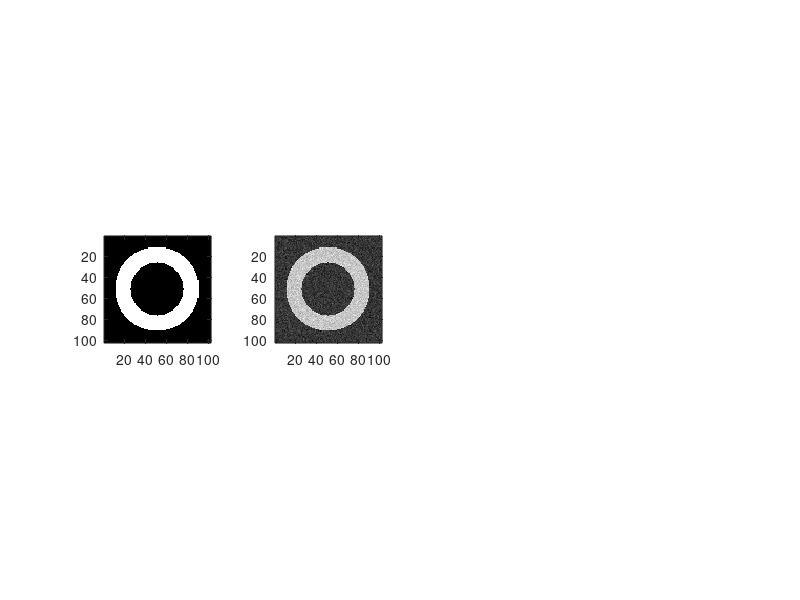

Here is the MATLAB script that generated this plot: (Note: this script raises an error after producing the figure.)
%%
X = 102;
bin_image = zeros(X,X);
max_r = 40;
min_r = 25;
for x = 1:X
    for y = 1:X
        dist = sqrt((x - 51)^2 + (y - 51)^2);
        if (dist < max_r && dist > min_r)
            bin_image(x,y) = 1;
        end
    end
end

% adding noises
noisy_image = imnoise(bin_image,'gaussian', 0, 0.01);

%%
figure;
subplot(141); imagesc(bin_image); colormap gray; axis image;
subplot(142); imagesc(noisy_image); colormap gray; axis image;

% doing TVD restoration
res_image = tvd_2D(noisy_image, 0.2, 100);
subplot(143); imagesc(res_image); colormap gray; axis image;

% doing TVD restoration with dense matrix
res_image = tvd_2D_dense(noisy_image, 0.2, 100);
subplot(144); imagesc(res_image); colormap gray; axis image;